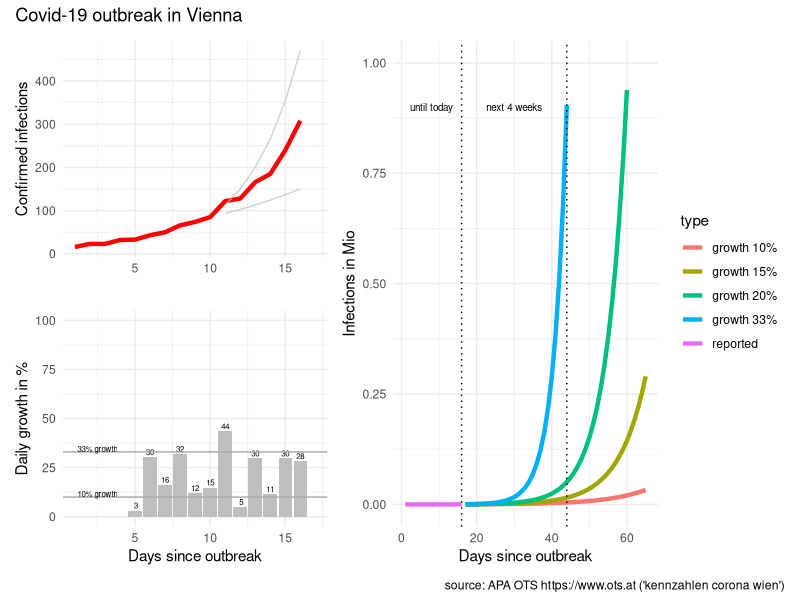
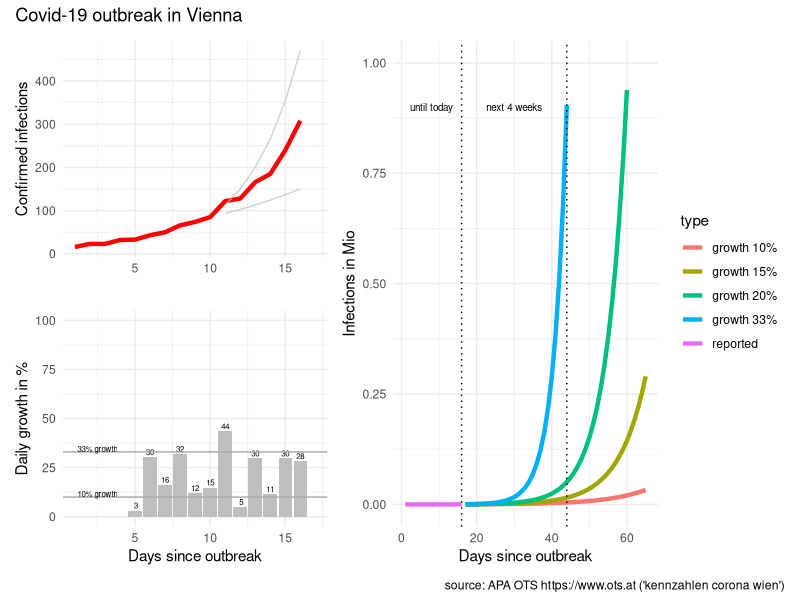

These charts were generated, in order, by the following R code:
# packages
library(tidyverse)
library(scales)
library(patchwork)

# reported infections
# source: APA OTS (https://www.ots.at)
# keywords: "kennzahlen corona wien"
infected <- c(
   16, #"2020-03-05"
   23, #"2020-03-06"
   23, #"2020-03-07"
   32, #"2020-03-08"
   33, #"2020-03-09"
   43, #"2020-03-10"
   50, #"2020-03-11"
   66, #"2020-03-12"
   74, #"2020-03-13"
   85, #"2020-03-14"
  122, #"2020-03-15"
  128, #"2020-03-16"
  166, #"2020-03-17"
  185, #"2020-03-18"
  240, #"2020-03-19"
  308  #"2020-03-20"
)

# prepare data
data <- tibble(infected = infected)

data <- data %>% 
  mutate(type = "reported",
         day = row_number()) %>% 
  arrange(day) %>% 
  mutate(new_abs = infected - lag(infected),
         new_pct = new_abs / lag(infected) * 100)

# predict
predict_corona <- function(data, infection_rate, days)  {
  
  future <- seq(from = max(data$day) + 1, to = max(data$day)+days-1)
  infected_all <- NULL
  infected_act <- max(data$infected)
  infected_predict <- NULL
  for (i in seq_along(future))  {
    infected_act <- infected_act * infection_rate
    infected_all <- c(infected_all, infected_act)
  }
  
  data2 <- tibble(type = paste0("growth ", (infection_rate-1)*100,"%"),
                  day = future, 
                  infected = infected_all)
  data2
  
} # predict_corona

# predict for different growth
predict_days <- 50 #57

data_50 <- data %>% 
  predict_corona(infection_rate = 1.50, days = predict_days)

data_40 <- data %>% 
  predict_corona(infection_rate = 1.40, days = predict_days)

data_33 <- data %>% 
  predict_corona(infection_rate = 1.33, days = predict_days)

data_20 <- data %>% 
  predict_corona(infection_rate = 1.20, days = predict_days)

data_15 <- data %>% 
  predict_corona(infection_rate = 1.15, days = predict_days)

data_10 <- data %>% 
  predict_corona(infection_rate = 1.10, days = predict_days)

# combine dataset
data_plot <- data %>% 
  bind_rows(data_33, data_20, data_15, data_10)


# visualise data
# infected
last_day <- length(data$infected)
p0 <- data_plot %>% 
  mutate(infected_M = infected / 1000000) %>%
  ggplot(aes(day, infected_M, color = type)) + 
  geom_line(size = 1.5) +
  geom_vline(xintercept = c(last_day, last_day + 28), 
             linetype = "dotted") +
  ylim(0,1) +
  xlab("Days since outbreak") +
  ylab("Infections in Mio") + 
  #ggtitle("Covid-19 outbreak in Vienna") +
  theme_minimal()+
  annotate("text", last_day/2, 0.9, 
           label = "until today", size = 2.5) +
  annotate("text", last_day+14, 0.9, 
           label = "next 4 weeks", size = 2.5)

#############################################

# data for reference line 33% growth (Austria)
data_line_start <- tibble(
  day = 10,
  infected = 85
)

# predict 10%/33% growth (days since 50 cases)
data_line10 <- predict_corona(
  data_line_start,
  infection_rate = 1.10,
  days = 7)

data_line33 <- predict_corona(
  data_line_start,
  infection_rate = 1.33,
  days = 7)

# infected
p1 <- data %>% 
  mutate(infected_M = infected / 1000000) %>% 
  ggplot(aes(day, infected)) + 
  geom_line(size = 1.5, color = "red") +
  geom_line(data = data_line10, 
            aes(day,infected), color = "grey", alpha = 0.7) +
  geom_line(data = data_line33, 
            aes(day,infected), color = "grey", alpha = 0.7) +
  xlim(c(1,length(infected)+1)) +
  ylim(0,max(infected)) +
  scale_y_continuous(labels=function(x) format(x, big.mark = " ", scientific = FALSE)) +
  #  xlab("Days since outbreak") +
  xlab("") +
  ylab("Confirmed infections") + 
#  ggtitle("Covid-19 outbreak in Vienna") +
  theme_minimal()
  
# daily growth infected
p2 <- data %>% 
  filter(day >= 5) %>% 
  ggplot(aes(day, new_pct)) +
  geom_col(fill = "grey") +
  geom_text(aes(day, new_pct, 
                label = paste0(format(new_pct, digits=1))),
            size = 2, vjust = "bottom", nudge_y = 1) +
  geom_hline(yintercept = 10, color = "darkgrey") +
  geom_hline(yintercept = 33, color = "darkgrey") +
  xlim(c(1,length(infected)+1)) +
  ylim(c(0,100)) +
  xlab("Days since outbreak") +
  ylab("Daily growth in %") + 
#  ggtitle("Covid-19 outbreak in Vienna") +
  theme_minimal() +
  annotate("text", 2.5, 10, 
           label = "10% growth",
           size = 2,vjust = "bottom")  +
  annotate("text", 2.5, 33, 
           label = "33% growth",
           size = 2,vjust = "bottom") 
  

# combine plots
p <- ((p1 / p2) | p0) + plot_annotation('Covid-19 outbreak in Vienna',
                            caption = "source: APA OTS https://www.ots.at ('kennzahlen corona wien')")
# plot
p

# save plot
p %>% ggsave(filename = "covid-19-vienna.png", 
             device = "png",
             width = 7, height = 4)
